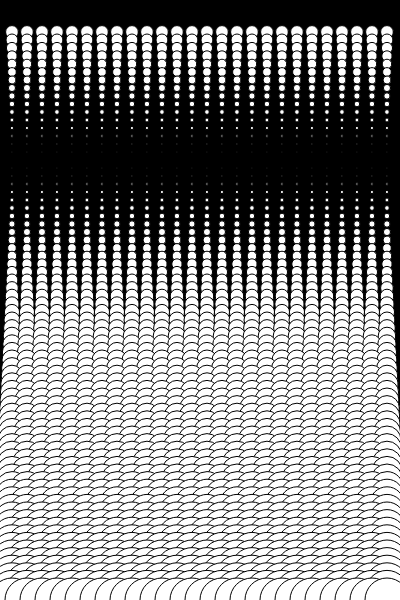
Frame 1 (no input)
Frame 60 (no input): identical to frame 1, image omitted
Frame 120 (the mouse pressed at the canvas centre since frame 60): identical to frame 1, image omitted

The p5.js sketch that drew this single still picture (run headless with seeded random() and noise() and a simulated clock; from frame 60 on, the mouse is pressed at the canvas centre):

// p5.js sketch
// ── sketch.js
function setup() {
  createCanvas(400, 600);
}

function draw() {
  background(0);
  
  for (var y = 32; y <= height; y = y + 8){
    for (var x = 12; x <= width; x = x + 15) {
       ellipse(x, y , 16 - y/10.0, 16 - y/10.0);
       }
  }
}
